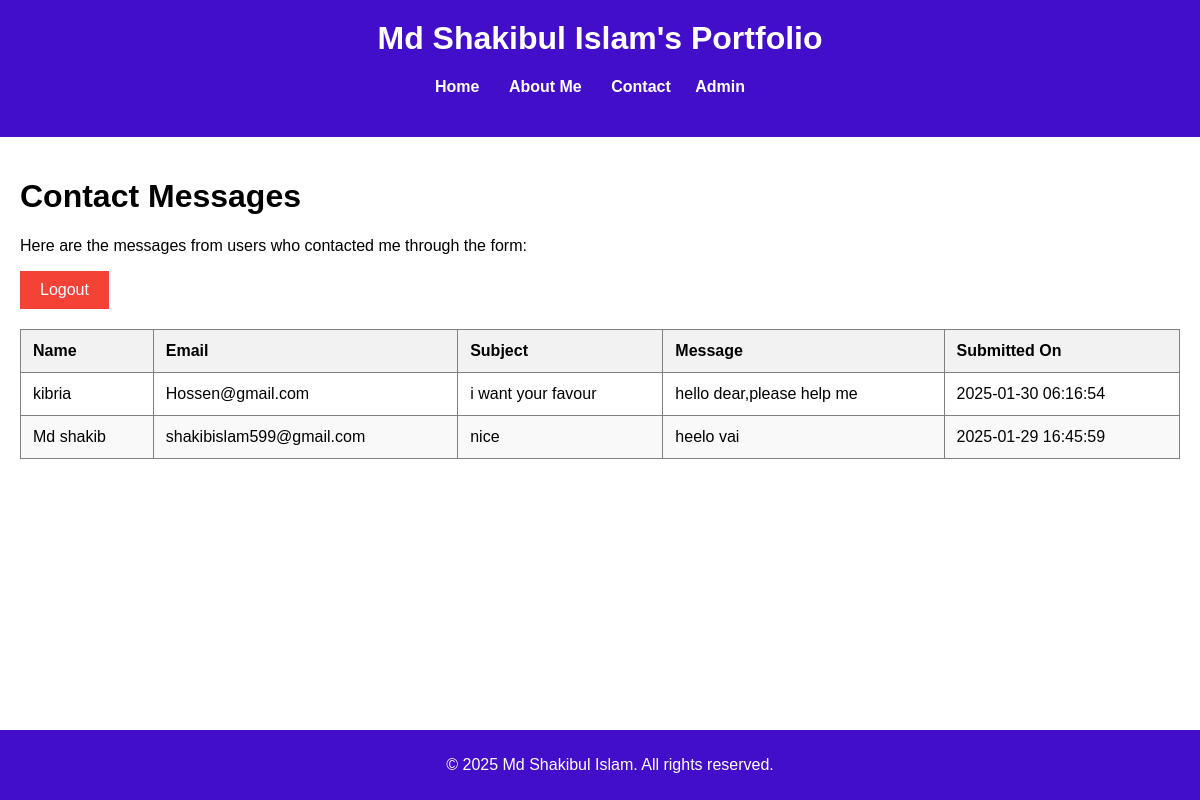
The app's page /contact-list.php with its own data.
### tables this page shows
CREATE TABLE `contact_messages` (
  `id` int(11) NOT NULL,
  `name` varchar(100) NOT NULL,
  `email` varchar(100) NOT NULL,
  `subject` varchar(255) NOT NULL,
  `message` text NOT NULL,
  `created_at` timestamp NOT NULL DEFAULT current_timestamp()
);

### contact-list.php (the view, shortened to what this page needs)
<?php
include 'includes/header.php';
?>
<main>
    <h1>Contact Messages</h1>
    <p>Here are the messages from users who contacted me through the form:</p>
    <form method="GET" action="">
        <button type="submit" name="logout" value="true" style="padding: 10px 20px; font-size: 16px; background-color: #f44336; color: white; border: none; cursor: pointer;">
            Logout
        </button>
    </form>
    <?php
    require_once 'includes/congfig.php';
    $sql = "SELECT * FROM contact_messages ORDER BY created_at DESC";
    $result = $conn->query($sql);
    if ($result->num_rows > 0) {
        echo "<table border='1' cellpadding='10' cellspacing='0'>
                <thead>
                    <tr>
                        <th>Name</th>
                        <th>Email</th>
                        <th>Subject</th>
                        <th>Message</th>
                        <th>Submitted On</th>
                    </tr>
                </thead>
                <tbody>";
        while ($row = $result->fetch_assoc()) {
            echo "<tr>";
            echo "<td>" . htmlspecialchars($row['name']) . "</td>";
            echo "<td>" . htmlspecialchars($row['email']) . "</td>";
            echo "<td>" . htmlspecialchars($row['subject']) . "</td>";
            echo "<td>" . nl2br(htmlspecialchars($row['message'])) . "</td>";
            echo "<td>" . $row['created_at'] . "</td>";
            echo "</tr>";
        }
        echo "</tbody></table>";
    } else {
        echo "<p>No messages found.</p>";
    }
    ?>
</main>
<?php include 'includes/footer.php'; ?>

### includes/header.php (shortened to what this page needs)
<!DOCTYPE html>
<html lang="en">
<head>
    <link rel="stylesheet" href="../css/style.css">
</head>
<body>
    <header>
        <h1>Md Shakibul Islam's Portfolio</h1>
        <nav>
            <ul>
                <li><a href="../index.php">Home</a></li>
                <div class="about-me" id="aboutMe">
                <li><a href="../about.php">About Me</a></li>
  </div>
                <li><a href="../contact.php">Contact</a></li>
                <li><a href="../admin.php">Admin</a></li>
            </ul>
        </nav>
    </header>

### includes/footer.php
<footer>
        <p>&copy; 2025 Md Shakibul Islam. All rights reserved.</p>
    </footer>
</body>
</html>

### css/style.css (style rules this page uses)
body { font-family: Arial, sans-serif; margin: 0; padding: 0; }
header { background-color: #430ec9; color: white; padding: 20px; text-align: center; }
header h1 { margin: 0; }
nav ul { list-style: none; padding: 0; }
nav ul li { display: inline; margin-right: 20px; }
nav a { color: white; text-decoration: none; font-weight: bold; }
main { padding: 20px; }
footer { background-color: #430ec9; color: white; padding: 10px; text-align: center; position: fixed; width: 100%; bottom: 0; }
form button { padding: 10px 20px; background-color: #333; color: white; border: none; cursor: pointer; }
table { width: 100%; border-collapse: collapse; margin-top: 20px; }
table th, table td { text-align: left; padding: 12px; }
table th { background-color: #f2f2f2; font-weight: bold; }
table tr:nth-child(even) { background-color: #f9f9f9; }
.about-me { position: relative; display: inline-block; padding: 5px; color: white; cursor: pointer; font-size: 16px; font-weight: bold; }

### records on screen
contact_messages: name "kibria", email "Hossen@gmail.com", subject "i want your favour", message "hello dear,please help me", created_at "2025-01-30 06:16:54"
contact_messages: name "Md shakib", email "shakibislam599@gmail.com", subject "nice", message "heelo vai", created_at "2025-01-29 16:45:59"
